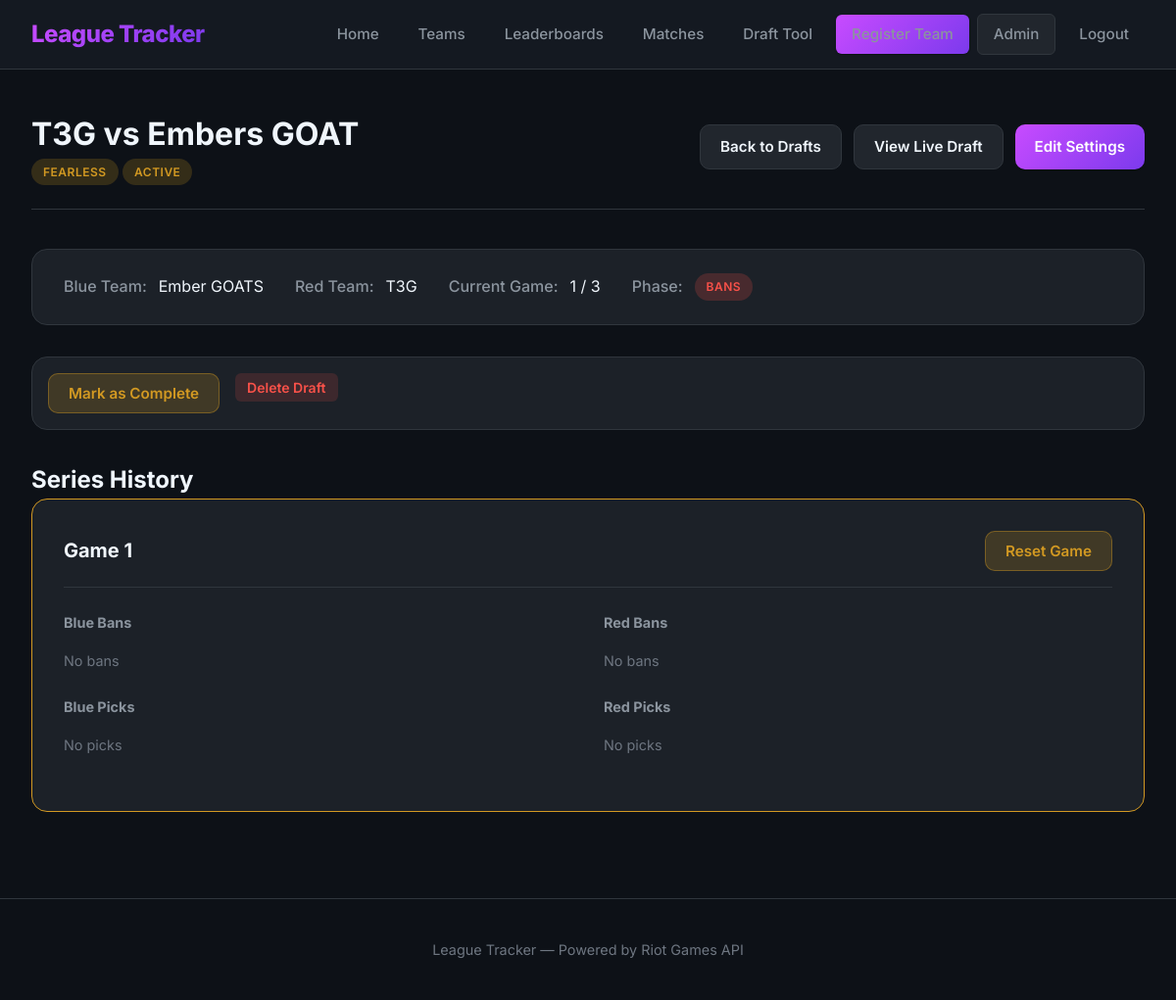
Screenshot of /admin/drafts/1 (signed in) with the database file from the repository.
### league_tracker/src/database/__init__.py (models this page shows, shortened)
class DraftSession(db.Model):
    __tablename__ = 'draft_sessions'
    id = db.Column(db.Integer, primary_key=True)
    name = db.Column(db.String(100), nullable=False)
    draft_mode = db.Column(db.String(20), nullable=False)  # 'normal', 'fearless', 'ironman'
    team_blue_id = db.Column(db.Integer, db.ForeignKey('teams.id'), nullable=False)
    team_red_id = db.Column(db.Integer, db.ForeignKey('teams.id'), nullable=False)
    bans_per_team = db.Column(db.Integer, default=5)
    picks_per_team = db.Column(db.Integer, default=5)
    is_active = db.Column(db.Boolean, default=True)
    current_game_number = db.Column(db.Integer, default=1)
    current_phase = db.Column(db.String(20), default='bans')  # 'bans', 'picks'
    current_team_turn = db.Column(db.String(20), default='blue')  # 'blue', 'red'
    step_number = db.Column(db.Integer, default=1)  # Current step in draft
    timer_started_at = db.Column(db.DateTime, nullable=True)  # When current timer started
    timer_duration = db.Column(db.Integer, default=30)  # Timer duration in seconds
    blue_captain_id = db.Column(db.Integer, db.ForeignKey('players.id'), nullable=True)
    red_captain_id = db.Column(db.Integer, db.ForeignKey('players.id'), nullable=True)
    created_at = db.Column(db.DateTime, default=db.func.current_timestamp())
    completed_at = db.Column(db.DateTime, nullable=True)
    team_blue = db.relationship('Team', foreign_keys=[team_blue_id])
    team_red = db.relationship('Team', foreign_keys=[team_red_id])
    blue_captain = db.relationship('Player', foreign_keys=[blue_captain_id])
    red_captain = db.relationship('Player', foreign_keys=[red_captain_id])
    games = db.relationship('DraftGame', backref='session', lazy='dynamic', order_by='DraftGame.game_number')

class Team(db.Model):
    __tablename__ = 'teams'
    id = db.Column(db.Integer, primary_key=True)
    name = db.Column(db.String(100), nullable=False, unique=True)
    created_at = db.Column(db.DateTime, default=db.func.current_timestamp())

### league_tracker/app.py (the view)
    @app.route('/admin/drafts/<int:session_id>')
    @admin_required
    def admin_draft_detail(session_id):
        session = DraftSession.query.get_or_404(session_id)
        history = DraftSessionManager.get_series_history(session_id)
        teams = Team.query.all()
        champion_names = {k: v for k, v in CHAMPIONS.items()}
        return render_template('admin_draft_detail.html', draft_session=session, history=history, teams=teams, champion_names=champion_names)

### league_tracker/app.py (called while the page is built)
def admin_required(f):
    @wraps(f)
    def decorated_function(*args, **kwargs):
        if not session.get('admin_id'):
            flash('Please log in to access this page.', 'error')
            return redirect(url_for('admin_login'))
        return f(*args, **kwargs)
    return decorated_function

### league_tracker/src/utils/draft_logic.py (called while the page is built)
    @staticmethod
    def get_series_history(session_id):
        games = DraftGame.query.filter_by(
            session_id=session_id
        ).order_by(DraftGame.game_number).all()
        history = []
        for game in games:
            steps = DraftStep.query.filter_by(
                session_id=session_id,
                game_number=game.game_number
            ).order_by(DraftStep.step_number).all()
            history.append({
                'game_number': game.game_number,
                'is_completed': game.is_completed,
                'bans_blue': game.bans_blue,
                'bans_red': game.bans_red,
                'picks_blue': game.picks_blue,
                'picks_red': game.picks_red,
                'steps': [s.to_dict() for s in steps]
            })
        return history

### league_tracker/templates/admin_draft_detail.html (shortened to what this page needs)
{% extends "base.html" %}
{% block content %}
<div class="page-header">
    <div>
        <h1>{{ draft_session.name }}</h1>
        <p class="team-meta">
            <span class="badge badge-{{ draft_session.draft_mode }}">{{ draft_session.draft_mode|capitalize }}</span>
            <span class="badge {% if draft_session.is_active %}badge-in-progress{% else %}badge-completed{% endif %}">
                {{ 'Active' if draft_session.is_active else 'Completed' }}
            </span>
        </p>
    </div>
    <div class="page-header-actions">
        <a href="{{ url_for('admin_drafts') }}" class="btn btn-secondary">Back to Drafts</a>
        <a href="{{ url_for('draft_view', session_id=draft_session.id) }}" class="btn btn-secondary">View Live Draft</a>
        <a href="{{ url_for('admin_edit_draft', session_id=draft_session.id) }}" class="btn btn-primary">Edit Settings</a>
    </div>
</div>
<div class="draft-summary">
    <div class="summary-item">
        <span class="label">Blue Team:</span>
        <span>{{ draft_session.team_blue.name if draft_session.team_blue else 'Unknown' }}</span>
    </div>
    <div class="summary-item">
        <span class="label">Red Team:</span>
        <span>{{ draft_session.team_red.name if draft_session.team_red else 'Unknown' }}</span>
    </div>
    <div class="summary-item">
        <span class="label">Current Game:</span>
        <span>{{ draft_session.current_game_number }} / 3</span>
    </div>
    <div class="summary-item">
        <span class="label">Phase:</span>
        <span class="badge badge-{{ draft_session.current_phase }}">{{ draft_session.current_phase|upper }}</span>
    </div>
</div>
<div class="admin-actions-bar">
    {% if draft_session.is_active %}
        <form action="{{ url_for('admin_toggle_draft_active', session_id=draft_session.id) }}" method="POST" style="display: inline;">
            <button type="submit" class="btn btn-warning">Mark as Complete</button>
        </form>
    {% else %}
        <form action="{{ url_for('admin_toggle_draft_active', session_id=draft_session.id) }}" method="POST" style="display: inline;">
            <button type="submit" class="btn btn-secondary">Reopen Draft</button>
        </form>
    {% endif %}
    <form action="{{ url_for('admin_delete_draft', session_id=draft_session.id) }}" method="POST" style="display: inline;" onsubmit="return confirm('Are you sure you want to delete this draft session? This action cannot be undone.');">
        <button type="submit" class="btn btn-remove">Delete Draft</button>
    </form>
</div>
<h2>Series History</h2>
<div class="series-history">
    {% for game in history %}
        <div class="game-history {% if game.is_completed %}completed{% else %}in-progress{% endif %}">
            <div class="game-header">
                <h2>Game {{ game.game_number }}</h2>
                <div class="game-actions">
                    {% if not game.is_completed %}
                        <form action="{{ url_for('admin_reset_game', session_id=draft_session.id, game_number=game.game_number) }}" method="POST" style="display: inline;">
                            <button type="submit" class="btn btn-warning" onclick="return confirm('Reset this game? All bans and picks will be cleared.');">Reset Game</button>
                        </form>
                    {% else %}
                        <span class="badge badge-completed">Completed</span>
                    {% endif %}
                </div>
            </div>
            <div class="game-bans">
                <div>
                    <h4>Blue Bans</h4>
                    <div class="ban-icons">
                        {% if game.bans_blue %}
                            {% for champion_id in game.bans_blue %}
                                {% if champion_names[champion_id] %}
                                    <div class="ban-icon-small" title="{{ champion_names[champion_id].name }}">
                                        <img src="https://ddragon.leagueoflegends.com/cdn/img/champion/splash/{{ champion_names[champion_id].name }}_0.jpg"
                                             alt="{{ champion_names[champion_id].name }}"
                                             onerror="this.style.display='none'">
                                    </div>
                                {% endif %}
                            {% endfor %}
                        {% else %}
                            <p class="empty-text">No bans</p>
                        {% endif %}
                    </div>
                </div>
                <div>
                    <h4>Red Bans</h4>
                    <div class="ban-icons">
                        {% if game.bans_red %}
                            {% for champion_id in game.bans_red %}
                                {% if champion_names[champion_id] %}
                                    <div class="ban-icon-small" title="{{ champion_names[champion_id].name }}">
                                        <img src="https://ddragon.leagueoflegends.com/cdn/img/champion/splash/{{ champion_names[champion_id].name }}_0.jpg"
                                             alt="{{ champion_names[champion_id].name }}"
                                             onerror="this.style.display='none'">
                                    </div>
                                {% endif %}
                            {% endfor %}
                        {% else %}
                            <p class="empty-text">No bans</p>
                        {% endif %}
                    </div>
                </div>
            </div>
            <div class="game-picks">
                <div>
                    <h4>Blue Picks</h4>
                    <div class="pick-list">
                        {% if game.picks_blue %}
                            {% for pick in game.picks_blue %}
                                {% if champion_names[pick.champion_id] %}
                                    <div class="pick-item">
                                        <img src="https://ddragon.leagueoflegends.com/cdn/img/champion/splash/{{ champion_names[pick.champion_id].name }}_0.jpg"
                                             alt="{{ champion_names[pick.champion_id].name }}"
                                             onerror="this.style.display='none'">
                                        <span class="champion-name">{{ champion_names[pick.champion_id].name }}</span>
                                        {% if pick.position %}
                                            <span class="position-badge">{{ pick.position }}</span>
                                        {% endif %}
                                    </div>
                                {% endif %}
                            {% endfor %}
                        {% else %}
                            <p class="empty-text">No picks</p>
                        {% endif %}
                    </div>
                </div>
                <div>
                    <h4>Red Picks</h4>
                    <div class="pick-list">
                        {% if game.picks_red %}
                            {% for pick in game.picks_red %}
                                {% if champion_names[pick.champion_id] %}
                                    <div class="pick-item">
                                        <img src="https://ddragon.leagueoflegends.com/cdn/img/champion/splash/{{ champion_names[pick.champion_id].name }}_0.jpg"
                                             alt="{{ champion_names[pick.champion_id].name }}"
                                             onerror="this.style.display='none'">
                                        <span class="champion-name">{{ champion_names[pick.champion_id].name }}</span>
                                        {% if pick.position %}
                                            <span class="position-badge">{{ pick.position }}</span>
                                        {% endif %}
                                    </div>
                                {% endif %}
                            {% endfor %}
                        {% else %}
                            <p class="empty-text">No picks</p>
                        {% endif %}
                    </div>
                </div>
            </div>
        </div>
    {% endfor %}
</div>
{% endblock %}

### league_tracker/static/style.css (style rules this page uses)
* { margin: 0; padding: 0; box-sizing: border-box; }
:root { --bg-primary: #0d1117; --bg-secondary: #161b22; --bg-tertiary: #21262d; --bg-card: #1c2128; --border-color: #30363d; --text-primary: #f0f6fc; --text-secondary: #8b949e; --text-muted: #6e7681; --accent-primary: #c84bff; --accent-secondary: #7c3aed; --accent-gradient: linear-gradient(135deg, #c84bff 0%, #7c3aed 100%); --success: #3fb950; --warning: #d29922; --error: #f85149; --font-main: 'Inter', -apple-system, BlinkMacSystemFont, sans-serif; --font-mono: 'JetBrains Mono', monospace; --shadow-sm: 0 1px 2px rgba(0, 0, 0, 0.3); --shadow-md: 0 4px 12px rgba(0, 0, 0, 0.4); --shadow-lg: 0 8px 24px rgba(0, 0, 0, 0.5); --shadow-glow: 0 0 20px rgba(200, 75, 255, 0.3); --transition-fast: 0.15s ease; --transition-normal: 0.3s ease; --radius-sm: 6px; --radius-md: 10px; --radius-lg: 16px; --radius-xl: 24px; }
body { font-family: var(--font-main); background-color: var(--bg-primary); color: var(--text-primary); line-height: 1.6; min-height: 100vh; }
a { color: var(--accent-primary); text-decoration: none; transition: color var(--transition-fast); }
.btn { display: inline-flex; align-items: center; justify-content: center; gap: 0.5rem; padding: 0.625rem 1.25rem; border-radius: var(--radius-md); font-weight: 600; font-size: 0.95rem; cursor: pointer; border: none; text-decoration: none; transition: all var(--transition-fast); font-family: var(--font-main); }
.btn-primary { background: var(--accent-gradient); color: white; box-shadow: var(--shadow-sm), 0 0 0 0 rgba(200, 75, 255, 0); }
.btn-secondary { background-color: var(--bg-tertiary); color: var(--text-primary); border: 1px solid var(--border-color); }
.btn-remove { background-color: rgba(248, 81, 73, 0.15); color: var(--error); padding: 0.375rem 0.75rem; font-size: 0.875rem; border-radius: var(--radius-sm); }
.page-header { display: flex; justify-content: space-between; align-items: center; margin-bottom: 2.5rem; padding-bottom: 1.5rem; border-bottom: 1px solid var(--border-color); }
.page-header h1 { margin: 0; border: none; padding: 0; font-size: 2rem; font-weight: 700; }
.page-header h1::before { display: none; }
.team-meta { color: var(--text-secondary); }
.btn-warning { background-color: rgba(210, 153, 34, 0.2); color: var(--warning); border: 1px solid rgba(210, 153, 34, 0.4); }
.badge { display: inline-block; padding: 0.25rem 0.75rem; border-radius: 50px; font-size: 0.75rem; font-weight: 600; text-transform: uppercase; letter-spacing: 0.5px; }
.badge-fearless { background: rgba(210, 153, 34, 0.2); color: var(--warning); }
.badge-bans { background: rgba(248, 81, 73, 0.2); color: var(--error); }
.badge-in-progress { background: rgba(210, 153, 34, 0.2); color: var(--warning); }
.draft-summary { display: flex; gap: 2rem; background: var(--bg-card); padding: 1.5rem 2rem; border-radius: var(--radius-lg); border: 1px solid var(--border-color); margin-bottom: 2rem; }
.summary-item { display: flex; align-items: center; gap: 0.75rem; }
.summary-item .label { color: var(--text-secondary); font-weight: 500; }
.series-history { display: flex; flex-direction: column; gap: 2rem; }
.game-history { background: var(--bg-card); padding: 2rem; border-radius: var(--radius-lg); border: 1px solid var(--border-color); }
.game-history.in-progress { border-color: var(--warning); }
.game-header { display: flex; justify-content: space-between; align-items: center; margin-bottom: 1.5rem; padding-bottom: 1rem; border-bottom: 1px solid var(--border-color); }
.game-header h2 { font-size: 1.25rem; margin: 0; }
.game-bans, .game-picks { display: grid; grid-template-columns: 1fr 1fr; gap: 2rem; margin-bottom: 1.5rem; }
.game-bans h4, .game-picks h4 { font-size: 0.9rem; color: var(--text-secondary); margin-bottom: 1rem; }
.ban-icons { display: flex; gap: 0.5rem; flex-wrap: wrap; }
.pick-list { display: flex; flex-direction: column; gap: 0.5rem; }

### league_tracker/templates/admin_draft_detail.html (style rules this page uses)
.admin-actions-bar { display: flex; gap: 1rem; margin-bottom: 2rem; padding: 1rem; background: var(--bg-card); border-radius: var(--radius-lg); border: 1px solid var(--border-color); }
.page-header-actions { display: flex; gap: 0.75rem; }
.empty-text { color: var(--text-muted); font-size: 0.9rem; }
.game-actions { display: flex; gap: 0.5rem; }

### rows the page displays
DraftSession: name "T3G vs Embers GOAT", draft_mode "FEARLESS", is_active "ACTIVE", current_game_number "1", current_phase "BANS"
Team: team_blue "Ember GOATS"
Team: team_red "T3G"

### other values shown
{{ game.game_number }} "1"
